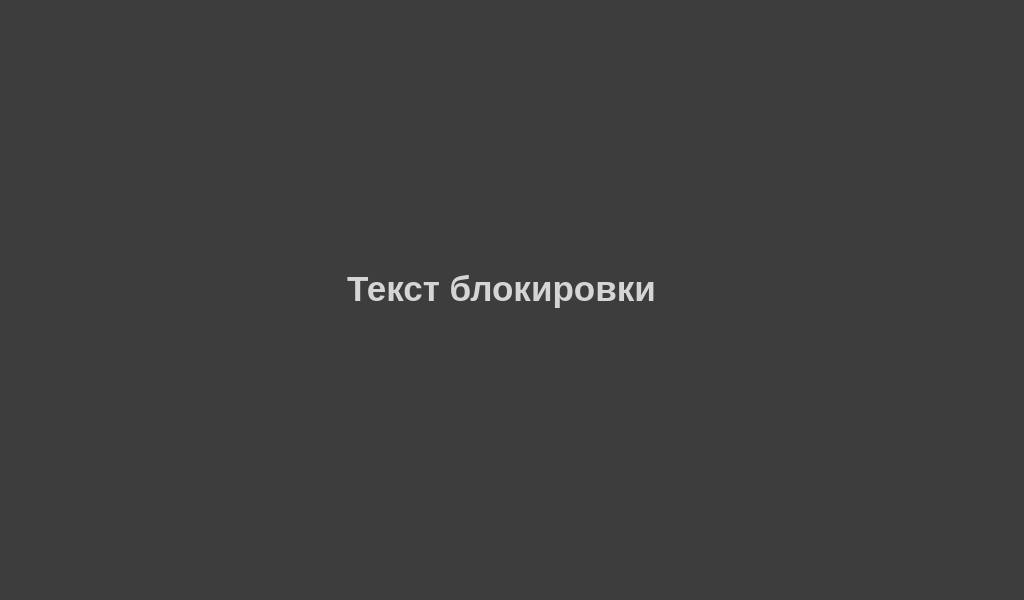
<?xml version="1.0" encoding="UTF-8"?>
<ui version="4.0">
 <class>BlockForm</class>
 <widget class="QWidget" name="BlockForm">
  <property name="geometry">
   <rect>
    <x>0</x>
    <y>0</y>
    <width>1024</width>
    <height>600</height>
   </rect>
  </property>
  <property name="windowTitle">
   <string>Form</string>
  </property>
  <widget class="QLabel" name="label_blockScreenText">
   <property name="geometry">
    <rect>
     <x>297</x>
     <y>158</y>
     <width>409</width>
     <height>262</height>
    </rect>
   </property>
   <property name="font">
    <font>
     <pointsize>26</pointsize>
     <weight>75</weight>
     <bold>true</bold>
    </font>
   </property>
   <property name="styleSheet">
    <string notr="true">QLabel{
color: rgba(255, 255, 255, 200);
}</string>
   </property>
   <property name="text">
    <string>Текст блокировки</string>
   </property>
   <property name="alignment">
    <set>Qt::AlignCenter</set>
   </property>
   <property name="wordWrap">
    <bool>true</bool>
   </property>
  </widget>
  <widget class="QLabel" name="label_blockScreen">
   <property name="geometry">
    <rect>
     <x>0</x>
     <y>0</y>
     <width>1024</width>
     <height>768</height>
    </rect>
   </property>
   <property name="styleSheet">
    <string notr="true">QLabel{
background-color: rgba(0, 0, 0, 190);
}</string>
   </property>
   <property name="text">
    <string/>
   </property>
  </widget>
  <widget class="QPushButton" name="pushButton_developerMode">
   <property name="geometry">
    <rect>
     <x>906</x>
     <y>94</y>
     <width>79</width>
     <height>79</height>
    </rect>
   </property>
   <property name="styleSheet">
    <string notr="true">QPushButton{
border-style:none;
outline: none;
	background-image: url(:/Images/Images/main/buttons/button_blocking_off.png);
}
QPushButton::pressed
{
border-style:none;
outline: none;
background-image: url(:/Images/Images/main/buttons/button_blocking_on.png);
}
</string>
   </property>
   <property name="text">
    <string/>
   </property>
  </widget>
  <zorder>label_blockScreen</zorder>
  <zorder>label_blockScreenText</zorder>
  <zorder>pushButton_developerMode</zorder>
 </widget>
 <resources/>
 <connections/>
</ui>
